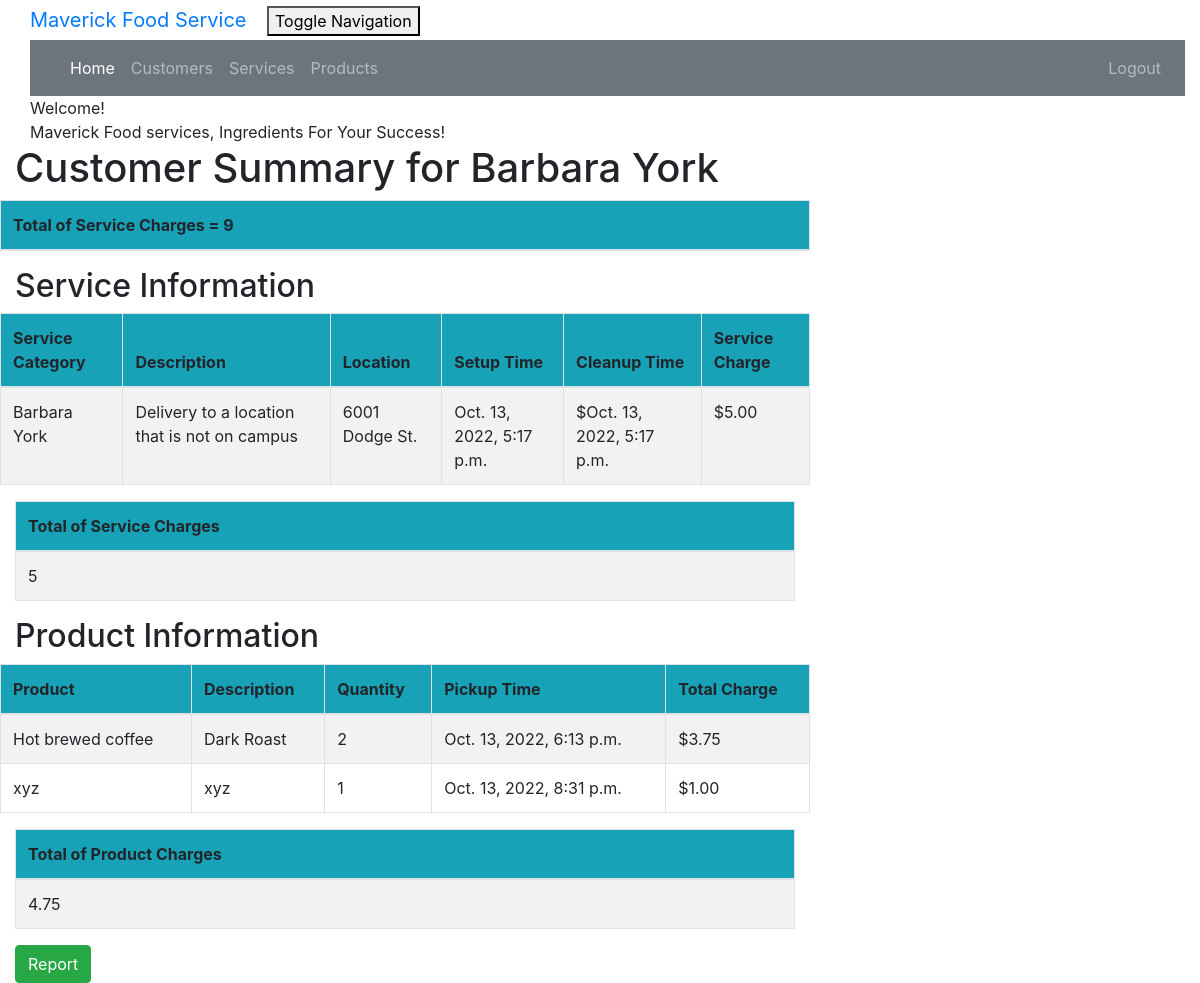
The page /customer/4/summary/ (signed in) on the database its author committed.
### crm/models.py (models this page shows, shortened)
class Customer(models.Model):
    cust_name = models.CharField(max_length=50)
    email = models.EmailField(max_length=100)
    phone = models.CharField(max_length=20)
    bldgroom = models.CharField(max_length=100)
    address = models.CharField(max_length=200)
    state = models.CharField(max_length=50)
    city = models.CharField(max_length=50, null=True)
    zipcode = models.CharField(max_length=10)
    organization = models.CharField(max_length=100)
    role = models.CharField(max_length=100)
    def __str__(self):
        return self.cust_name

class Service(models.Model):
    cust_name = models.ForeignKey(Customer, on_delete=models.CASCADE, related_name='services')
    service_category = models.CharField(max_length=100)
    description = models.TextField()
    location = models.CharField(max_length=200)
    setup_time = models.DateTimeField(
        default=timezone.now)
    cleanup_time = models.DateTimeField(
        default=timezone.now)
    service_charge = models.DecimalField(max_digits=10, decimal_places=2)
    created_date = models.DateTimeField(
        default=timezone.now)
    updated_date = models.DateTimeField(auto_now_add=True)

class Product(models.Model):
    cust_name = models.ForeignKey(Customer, on_delete=models.CASCADE, related_name='products')
    product = models.CharField(max_length=100)
    description = models.TextField()
    quantity = models.IntegerField()
    pickup_time = models.DateTimeField(
        default=timezone.now)
    charge = models.DecimalField(max_digits=10, decimal_places=2)
    created_date = models.DateTimeField(
        default=timezone.now)
    updated_date = models.DateTimeField(auto_now_add=True)

### crm/views.py (the view)
# urls.py: path('customer/<int:pk>/summary/', views.summary, name='summary'),
@login_required
def summary(request, pk):
    customer = get_object_or_404(Customer, pk=pk)
    services = Service.objects.filter(cust_name=pk)
    products = Product.objects.filter(cust_name=pk)
    sum_service_charge = \
        Service.objects.filter(cust_name=pk).aggregate(Sum('service_charge'))
    sum_product_charge = \
        Product.objects.filter(cust_name=pk).aggregate(Sum('charge'))
    sum = sum_product_charge.get("charge__sum")
    if sum == None:
        sum_product_charge = {'charge__sum': Decimal('0')}
    sum = sum_service_charge.get("service_charge__sum")
    if sum == None:
        sum_service_charge = {'service_charge__sum': Decimal('0')}
    return render(request, 'crm/summary.html', {'customer': customer,
                                                'products': products,
                                                'services': services,
                                                'sum_service_charge': sum_service_charge,
                                                'sum_product_charge': sum_product_charge, })

### crm/templates/crm/summary.html
{% extends 'crm/base.html' %}
{% block content %}
{% load mathfilters %}
{% load humanize %}
<div class="container" >
    <div class="row" >
        <div class="col-md-10 col-md-offset-1">
            <div class="panel panel-primary">
                <div class="panel-heading">Welcome!</div>
                <div class="panel-body">
                    Maverick Food services, Ingredients For Your Success!
                </div>
            </div>
        </div>
    </div>
</div>
<div class="row">
  <h1 style="padding-left: 15Px">Customer Summary for {{ customer.cust_name }}</h1>
<table class="table table-striped table-bordered table-hover">
        <thead>
            <tr class="bg-info">
                <th>Total of Service Charges = {{ sum_product_charge.charge__sum|add:sum_service_charge.service_charge__sum|intcomma }}</th>
            </tr>
        </thead>
    </table>
</div>
    <div class="row">
        <h2 style="padding-left: 15Px">Service Information</h2>
    </div>
    <div class="row">
        <table class="table table-striped table-bordered table-hover">
            <thead>
            <tr class="bg-info">
                <th>Service Category</th>
                <th>Description</th>
                <th>Location</th>
                <th>Setup Time</th>
                <th>Cleanup Time</th>
                <th>Service Charge</th>
            </tr>
            </thead>
            <tbody>
            {% for service in services %}
                <tr>
                        <td>{{ service.cust_name }}</td>
                        <td>{{ service.description }}</td>
                        <td>{{ service.location }}</td>
                        <td>{{ service.setup_time }}</td>
                        <td>${{ service.cleanup_time }}</td>
                        <td>${{ service.service_charge|intcomma }}</td>
                </tr>
            {% endfor %}
            </tbody>
        </table>
    </div>
        <table class="table table-striped table-bordered table-hover">
        <thead>
            <tr class="bg-info">
                <th>Total of Service Charges</th>
            </tr>
        </thead>
        <tbody>
            <tr>
                <td>{{ sum_service_charge.service_charge__sum|intcomma }}</td>
            </tr>
        </tbody>
    </table>
    <div class="row">
        <h2 style="padding-left: 15Px">Product Information</h2>
    </div>
    <div class="row">
        <table class="table table-striped table-bordered table-hover">
            <thead>
            <tr class="bg-info">
                <th>Product</th>
                <th>Description</th>
                <th>Quantity</th>
                <th>Pickup Time</th>
                <th>Total Charge</th>
            </tr>
            </thead>
            <tbody>
            {% for product in products %}
                <tr>
                        <td>{{ product.product }}</td>
                        <td>{{ product.description }}</td>
                        <td>{{ product.quantity|intcomma }}</td>
                        <td>{{ product.pickup_time }}</td>
                        <td>${{product.charge}}</td>
                </tr>
            {% endfor %}
            </tbody>
        </table>
    </div>
        <table class="table table-striped table-bordered table-hover">
        <thead>
            <tr class="bg-info">
                <th>Total of Product Charges</th>
            </tr>
        </thead>
        <tbody>
            <tr>
                <td>{{sum_product_charge.charge__sum|intcomma }}</td>
            </tr>
        </tbody>
    </table>
    <div>
    <a class="btn btn-success" href="{% url 'crm:report' pk=customer.pk %}">Report</a>
    </div>
{% endblock %}

### crm/static/css/portfolio.css (style rules this page uses)
body { padding-left: 15px; }

### rows shown on the page
Customer: cust_name "Barbara York"
Service: cust_name "Barbara York", description "Delivery to a location that is not on campus", location "6001 Dodge St.", setup_time "Oct. 13, 2022, 5:17 p.m.", cleanup_time "Oct. 13, 2022, 5:17 p.m.", service_charge "5.00"
Product: product "Hot brewed coffee", description "Dark Roast", quantity "2", pickup_time "Oct. 13, 2022, 6:13 p.m.", charge "3.75"
Product: product "xyz", description "xyz", quantity "1", pickup_time "Oct. 13, 2022, 8:31 p.m.", charge "1.00"

### other values the page prints
{{ sum_service_charge.service_charge__sum|intcomma }} "5"
{{ sum_product_charge.charge__sum|intcomma }} "4.75"
